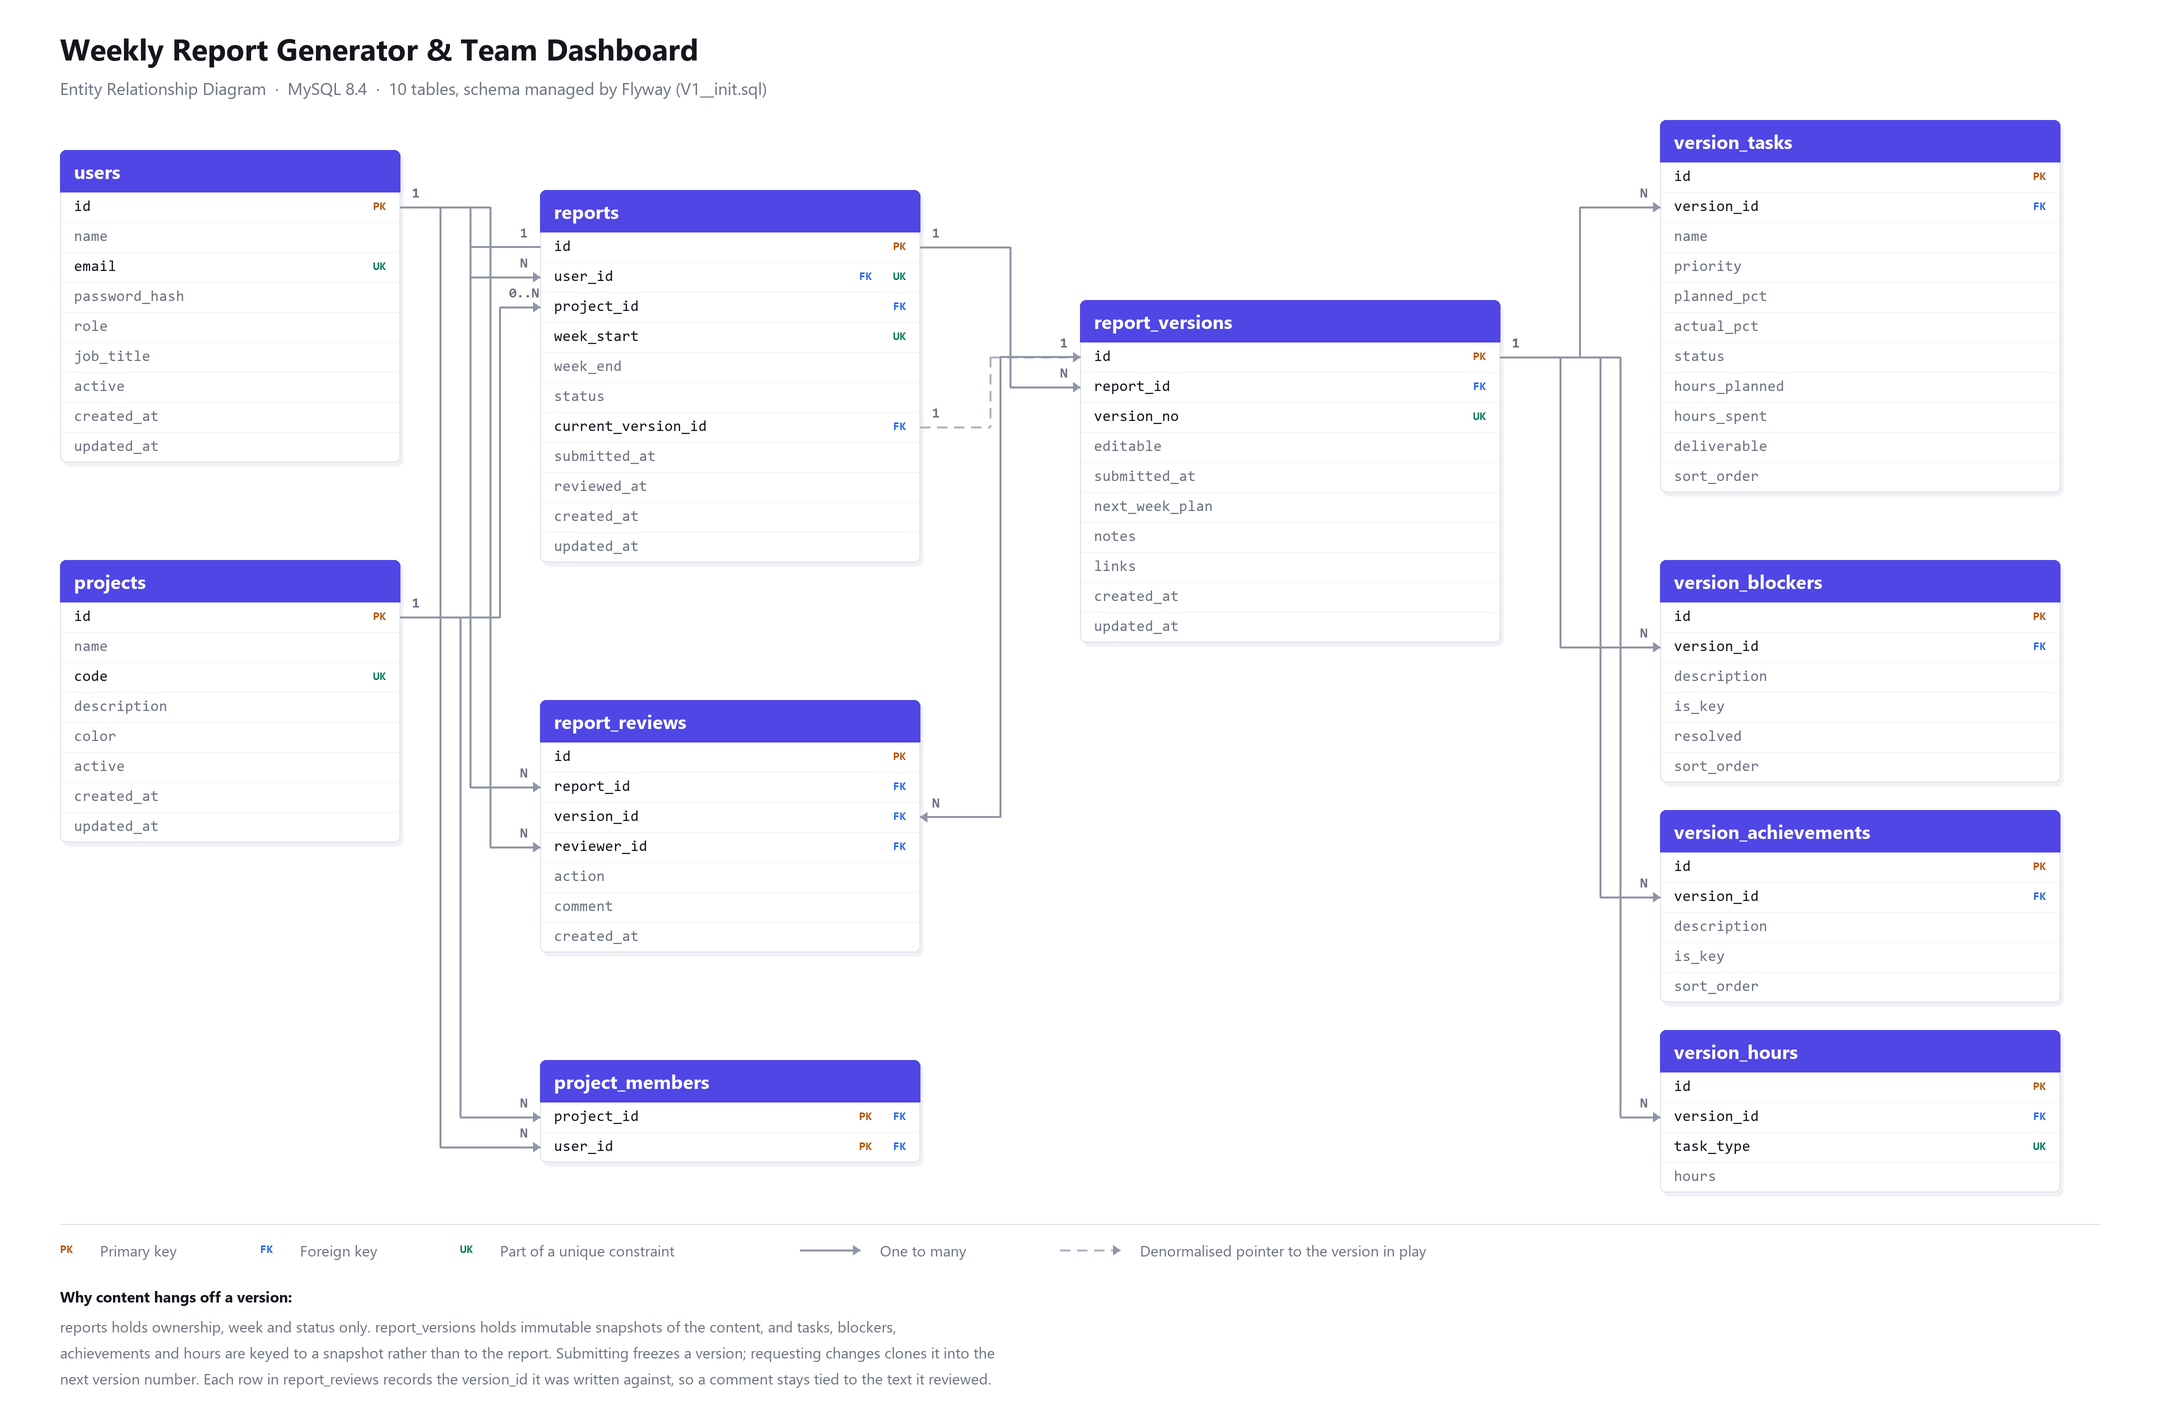

Here is the Python script that generated this plot:
"""
Renders the ER diagram to a PNG.

Drawn to the schema in backend/src/main/resources/db/migration/V1__init.sql.
If that migration changes, this has to change with it.

Orthogonal routing with a hand-picked elbow x per relationship, rather than an
auto-router: there are only thirteen edges and choosing the lanes by hand is
what keeps them from stacking on top of each other.
"""

from PIL import Image, ImageDraw, ImageFont

# ------------------------------------------------------------------ palette
WHITE = (255, 255, 255)
INK = (20, 22, 29)
SOFT = (107, 114, 128)
RULE = (223, 225, 233)
BRAND = (79, 70, 229)
BRAND_TINT = (238, 240, 254)
PK = (180, 83, 9)      # amber, for primary keys
FK = (37, 99, 235)     # blue, for foreign keys
UK = (4, 120, 87)      # green, for unique constraints
LINE = (144, 150, 166)
LINE_DASH = (176, 181, 194)

W, H = 2160, 1420
SCALE = 2  # supersample, then downscale, so text and hairlines stay crisp

F = "C:/Windows/Fonts/"
def font(name, size):
    return ImageFont.truetype(F + name, size * SCALE)

f_title = font("segoeuib.ttf", 30)
f_sub = font("segoeui.ttf", 17)
f_table = font("segoeuib.ttf", 19)
f_field = font("consola.ttf", 15)
f_tag = font("consolab.ttf", 12)
f_card = font("consolab.ttf", 14)
f_legend = font("segoeui.ttf", 15)
f_legend_b = font("segoeuib.ttf", 15)

img = Image.new("RGB", (W * SCALE, H * SCALE), WHITE)
d = ImageDraw.Draw(img)

def S(v):
    return v * SCALE

ROW_H, HEAD_H = 30, 42

# --------------------------------------------------------------- the schema
# (field, tag) — tag is "" for a plain column.
TABLES = {
    "users": dict(x=60, y=150, w=340, fields=[
        ("id", "PK"), ("name", ""), ("email", "UK"), ("password_hash", ""),
        ("role", ""), ("job_title", ""), ("active", ""),
        ("created_at", ""), ("updated_at", ""),
    ]),
    "projects": dict(x=60, y=560, w=340, fields=[
        ("id", "PK"), ("name", ""), ("code", "UK"), ("description", ""),
        ("color", ""), ("active", ""), ("created_at", ""), ("updated_at", ""),
    ]),
    "reports": dict(x=540, y=190, w=380, fields=[
        ("id", "PK"), ("user_id", "FK UK"), ("project_id", "FK"),
        ("week_start", "UK"), ("week_end", ""), ("status", ""),
        ("current_version_id", "FK"), ("submitted_at", ""), ("reviewed_at", ""),
        ("created_at", ""), ("updated_at", ""),
    ]),
    "report_reviews": dict(x=540, y=700, w=380, fields=[
        ("id", "PK"), ("report_id", "FK"), ("version_id", "FK"),
        ("reviewer_id", "FK"), ("action", ""), ("comment", ""), ("created_at", ""),
    ]),
    "project_members": dict(x=540, y=1060, w=380, fields=[
        ("project_id", "PK FK"), ("user_id", "PK FK"),
    ]),
    "report_versions": dict(x=1080, y=300, w=420, fields=[
        ("id", "PK"), ("report_id", "FK"), ("version_no", "UK"),
        ("editable", ""), ("submitted_at", ""), ("next_week_plan", ""),
        ("notes", ""), ("links", ""), ("created_at", ""), ("updated_at", ""),
    ]),
    "version_tasks": dict(x=1660, y=120, w=400, fields=[
        ("id", "PK"), ("version_id", "FK"), ("name", ""), ("priority", ""),
        ("planned_pct", ""), ("actual_pct", ""), ("status", ""),
        ("hours_planned", ""), ("hours_spent", ""), ("deliverable", ""),
        ("sort_order", ""),
    ]),
    "version_blockers": dict(x=1660, y=560, w=400, fields=[
        ("id", "PK"), ("version_id", "FK"), ("description", ""),
        ("is_key", ""), ("resolved", ""), ("sort_order", ""),
    ]),
    "version_achievements": dict(x=1660, y=810, w=400, fields=[
        ("id", "PK"), ("version_id", "FK"), ("description", ""),
        ("is_key", ""), ("sort_order", ""),
    ]),
    "version_hours": dict(x=1660, y=1030, w=400, fields=[
        ("id", "PK"), ("version_id", "FK"), ("task_type", "UK"), ("hours", ""),
    ]),
}

for t in TABLES.values():
    t["h"] = HEAD_H + len(t["fields"]) * ROW_H


def row_y(table, field):
    """Vertical centre of a field's row, for anchoring a connector."""
    t = TABLES[table]
    idx = [f[0] for f in t["fields"]].index(field)
    return t["y"] + HEAD_H + idx * ROW_H + ROW_H // 2


def left(table):
    return TABLES[table]["x"]


def right(table):
    return TABLES[table]["x"] + TABLES[table]["w"]


# ---------------------------------------------------------------- the boxes
def draw_table(name, t):
    x, y, w, h = t["x"], t["y"], t["w"], t["h"]

    # Soft drop shadow, so boxes read as objects rather than outlines.
    d.rounded_rectangle([S(x + 3), S(y + 4), S(x + w + 3), S(y + h + 4)],
                        radius=S(6), fill=(240, 241, 245))
    d.rounded_rectangle([S(x), S(y), S(x + w), S(y + h)],
                        radius=S(6), fill=WHITE, outline=RULE, width=S(1))

    # Header
    d.rounded_rectangle([S(x), S(y), S(x + w), S(y + HEAD_H)],
                        radius=S(6), fill=BRAND)
    d.rectangle([S(x), S(y + HEAD_H - 8), S(x + w), S(y + HEAD_H)], fill=BRAND)
    d.text((S(x + 14), S(y + HEAD_H // 2)), name, font=f_table,
           fill=WHITE, anchor="lm")

    for i, (fname, tag) in enumerate(t["fields"]):
        ry = y + HEAD_H + i * ROW_H
        if i:
            d.line([S(x + 1), S(ry), S(x + w - 1), S(ry)], fill=(243, 244, 248), width=S(1))

        is_key = tag != ""
        d.text((S(x + 14), S(ry + ROW_H // 2)), fname,
               font=f_field, fill=INK if is_key else SOFT, anchor="lm")

        if tag:
            colours = {"PK": PK, "FK": FK, "UK": UK}
            parts = tag.split()
            tx = x + w - 14
            for part in reversed(parts):
                d.text((S(tx), S(ry + ROW_H // 2)), part,
                       font=f_tag, fill=colours[part], anchor="rm")
                tx -= 34


# ---------------------------------------------------------- the connectors
def dashed_line(p1, p2, colour, width, dash=10, gap=7):
    x1, y1 = p1
    x2, y2 = p2
    if x1 == x2:
        step = dash + gap
        y = min(y1, y2)
        end = max(y1, y2)
        while y < end:
            d.line([S(x1), S(y), S(x1), S(min(y + dash, end))], fill=colour, width=S(width))
            y += step
    else:
        step = dash + gap
        x = min(x1, x2)
        end = max(x1, x2)
        while x < end:
            d.line([S(x), S(y1), S(min(x + dash, end)), S(y1)], fill=colour, width=S(width))
            x += step


def arrow(x, y, facing):
    """Small solid triangle at the target end."""
    s = 7
    pts = ([(x, y), (x - s, y - s + 2), (x - s, y + s - 2)] if facing == "right"
           else [(x, y), (x + s, y - s + 2), (x + s, y + s - 2)])
    d.polygon([(S(px), S(py)) for px, py in pts], fill=LINE)


def connect(src, src_field, dst, dst_field, elbow, one="1", many="N",
            dashed=False, enter=None):
    """
    Orthogonal three-segment route. The elbow x is chosen per relationship so
    parallel runs sit in their own lane instead of overlapping.
    """
    y1 = row_y(src, src_field)
    y2 = row_y(dst, dst_field)
    # enter overrides the default side. Two tables in the same column need it:
    # routing into the far edge would draw the line straight through the box.
    going_right = TABLES[src]["x"] < TABLES[dst]["x"]
    enter_left = (enter == "left") if enter else going_right

    x1 = right(src) if going_right else left(src)
    x2 = left(dst) if enter_left else right(dst)
    colour = LINE_DASH if dashed else LINE

    if dashed:
        dashed_line((x1, y1), (elbow, y1), colour, 2)
        dashed_line((elbow, y1), (elbow, y2), colour, 2)
        dashed_line((elbow, y2), (x2, y2), colour, 2)
    else:
        d.line([S(x1), S(y1), S(elbow), S(y1)], fill=colour, width=S(2))
        d.line([S(elbow), S(y1), S(elbow), S(y2)], fill=colour, width=S(2))
        d.line([S(elbow), S(y2), S(x2), S(y2)], fill=colour, width=S(2))

    arrow(x2, y2, "right" if enter_left else "left")

    # Cardinality sits just off each endpoint, on the outside of the line.
    ox = 16 if going_right else -16
    # Sign flipped relative to ox: the label belongs outside the box it points
    # into, so entering from the left puts it further left, not inside.
    ox2 = 16 if enter_left else -16
    d.text((S(x1 + ox), S(y1 - 13)), one, font=f_card, fill=SOFT, anchor="mm")
    d.text((S(x2 - ox2), S(y2 - 13)), many, font=f_card, fill=SOFT, anchor="mm")


for name, t in TABLES.items():
    draw_table(name, t)

# users / projects into reports and the join table
connect("users", "id", "reports", "user_id", 470)
connect("projects", "id", "reports", "project_id", 500, many="0..N")
connect("users", "id", "project_members", "user_id", 440)
connect("projects", "id", "project_members", "project_id", 460)

# reports into its versions, and the denormalised pointer back
connect("reports", "id", "report_versions", "report_id", 1010)
connect("reports", "current_version_id", "report_versions", "id", 990,
        many="1", dashed=True)

# a version owns its content
connect("report_versions", "id", "version_tasks", "version_id", 1580)
connect("report_versions", "id", "version_blockers", "version_id", 1560)
connect("report_versions", "id", "version_achievements", "version_id", 1600)
connect("report_versions", "id", "version_hours", "version_id", 1620)

# the review trail
connect("reports", "id", "report_reviews", "report_id", 470, enter="left")
connect("report_versions", "id", "report_reviews", "version_id", 1000)
connect("users", "id", "report_reviews", "reviewer_id", 490)

# ------------------------------------------------------------------ titles
d.text((S(60), S(48)), "Weekly Report Generator & Team Dashboard", font=f_title,
       fill=INK, anchor="lm")
d.text((S(60), S(88)),
       "Entity Relationship Diagram  ·  MySQL 8.4  ·  10 tables, schema managed by Flyway (V1__init.sql)",
       font=f_sub, fill=SOFT, anchor="lm")

# ------------------------------------------------------------------ legend
LY = 1250
d.line([S(60), S(LY - 26), S(W - 60), S(LY - 26)], fill=RULE, width=S(1))

def key_swatch(x, label, colour, text):
    d.text((S(x), S(LY)), label, font=f_tag, fill=colour, anchor="lm")
    d.text((S(x + 40), S(LY)), text, font=f_legend, fill=SOFT, anchor="lm")

key_swatch(60, "PK", PK, "Primary key")
key_swatch(260, "FK", FK, "Foreign key")
key_swatch(460, "UK", UK, "Part of a unique constraint")

d.line([S(800), S(LY), S(860), S(LY)], fill=LINE, width=S(2))
arrow(860, LY, "right")
d.text((S(880), S(LY)), "One to many", font=f_legend, fill=SOFT, anchor="lm")

dashed_line((1060, LY), (1120, LY), LINE_DASH, 2)
arrow(1120, LY, "right")
d.text((S(1140), S(LY)), "Denormalised pointer to the version in play",
       font=f_legend, fill=SOFT, anchor="lm")

# The one note that explains why the schema is shaped this way.
NY = LY + 46
d.text((S(60), S(NY)), "Why content hangs off a version:", font=f_legend_b,
       fill=INK, anchor="lm")
d.text((S(60), S(NY + 30)),
       "reports holds ownership, week and status only. report_versions holds immutable snapshots of the content, and tasks, blockers,",
       font=f_legend, fill=SOFT, anchor="lm")
d.text((S(60), S(NY + 56)),
       "achievements and hours are keyed to a snapshot rather than to the report. Submitting freezes a version; requesting changes clones it into the",
       font=f_legend, fill=SOFT, anchor="lm")
d.text((S(60), S(NY + 82)),
       "next version number. Each row in report_reviews records the version_id it was written against, so a comment stays tied to the text it reviewed.",
       font=f_legend, fill=SOFT, anchor="lm")

out = r"D:\Projects\sisenco-digital-assignment\docs\er-diagram.png"
import os
os.makedirs(os.path.dirname(out), exist_ok=True)
img.resize((W, H), Image.LANCZOS).save(out, "PNG", optimize=True)
print("wrote", out, os.path.getsize(out), "bytes")
